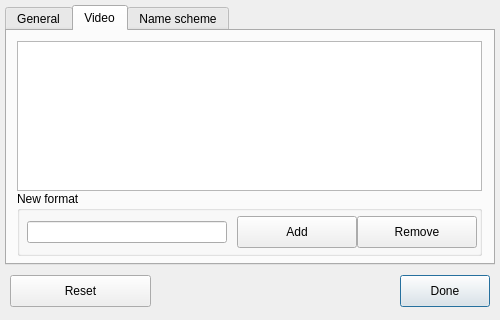
<?xml version="1.0" encoding="UTF-8"?>
<ui version="4.0">
 <class>SettingsWindow</class>
 <widget class="QWidget" name="SettingsWindow">
  <property name="geometry">
   <rect>
    <x>0</x>
    <y>0</y>
    <width>500</width>
    <height>320</height>
   </rect>
  </property>
  <property name="minimumSize">
   <size>
    <width>500</width>
    <height>320</height>
   </size>
  </property>
  <property name="maximumSize">
   <size>
    <width>500</width>
    <height>320</height>
   </size>
  </property>
  <property name="windowTitle">
   <string>Settings</string>
  </property>
  <widget class="QTabWidget" name="tabWidget">
   <property name="enabled">
    <bool>true</bool>
   </property>
   <property name="geometry">
    <rect>
     <x>5</x>
     <y>5</y>
     <width>490</width>
     <height>260</height>
    </rect>
   </property>
   <property name="tabPosition">
    <enum>QTabWidget::North</enum>
   </property>
   <property name="tabShape">
    <enum>QTabWidget::Rounded</enum>
   </property>
   <property name="currentIndex">
    <number>1</number>
   </property>
   <property name="elideMode">
    <enum>Qt::ElideRight</enum>
   </property>
   <property name="movable">
    <bool>false</bool>
   </property>
   <property name="tabBarAutoHide">
    <bool>false</bool>
   </property>
   <widget class="QWidget" name="general">
    <attribute name="title">
     <string>General</string>
    </attribute>
    <widget class="QGroupBox" name="seriesDatabaseGroupBox">
     <property name="geometry">
      <rect>
       <x>10</x>
       <y>130</y>
       <width>465</width>
       <height>90</height>
      </rect>
     </property>
     <property name="title">
      <string>Series database</string>
     </property>
     <widget class="QRadioButton" name="tmdbRadioButton">
      <property name="enabled">
       <bool>true</bool>
      </property>
      <property name="geometry">
       <rect>
        <x>10</x>
        <y>30</y>
        <width>60</width>
        <height>20</height>
       </rect>
      </property>
      <property name="text">
       <string>TMDb</string>
      </property>
      <property name="checked">
       <bool>true</bool>
      </property>
     </widget>
     <widget class="QRadioButton" name="omdbRadioButton">
      <property name="enabled">
       <bool>true</bool>
      </property>
      <property name="geometry">
       <rect>
        <x>230</x>
        <y>30</y>
        <width>60</width>
        <height>20</height>
       </rect>
      </property>
      <property name="text">
       <string>OMDb</string>
      </property>
     </widget>
     <widget class="QLabel" name="recommendLabel">
      <property name="geometry">
       <rect>
        <x>70</x>
        <y>32</y>
        <width>101</width>
        <height>16</height>
       </rect>
      </property>
      <property name="font">
       <font>
        <pointsize>8</pointsize>
       </font>
      </property>
      <property name="text">
       <string>&lt;html&gt;&lt;head/&gt;&lt;body&gt;&lt;p&gt;&lt;span style=&quot; color:#353535;&quot;&gt;(recommended)&lt;/span&gt;&lt;/p&gt;&lt;/body&gt;&lt;/html&gt;</string>
      </property>
     </widget>
    </widget>
    <widget class="QGroupBox" name="saveOnExitGroupBox">
     <property name="geometry">
      <rect>
       <x>315</x>
       <y>0</y>
       <width>160</width>
       <height>130</height>
      </rect>
     </property>
     <property name="title">
      <string>Save on exit</string>
     </property>
     <widget class="QCheckBox" name="savePathCheckBox">
      <property name="geometry">
       <rect>
        <x>10</x>
        <y>25</y>
        <width>140</width>
        <height>20</height>
       </rect>
      </property>
      <property name="text">
       <string>Path</string>
      </property>
     </widget>
     <widget class="QCheckBox" name="saveSeriesCheckBox">
      <property name="geometry">
       <rect>
        <x>10</x>
        <y>50</y>
        <width>140</width>
        <height>20</height>
       </rect>
      </property>
      <property name="text">
       <string>Series</string>
      </property>
     </widget>
    </widget>
    <widget class="QGroupBox" name="interfaceGroupBox">
     <property name="geometry">
      <rect>
       <x>10</x>
       <y>0</y>
       <width>290</width>
       <height>130</height>
      </rect>
     </property>
     <property name="title">
      <string>Interface</string>
     </property>
     <widget class="QCheckBox" name="showSeriesInformationCheckBox">
      <property name="enabled">
       <bool>false</bool>
      </property>
      <property name="geometry">
       <rect>
        <x>10</x>
        <y>95</y>
        <width>290</width>
        <height>20</height>
       </rect>
      </property>
      <property name="text">
       <string>Show series information</string>
      </property>
     </widget>
     <widget class="QComboBox" name="selectInterfaceLanguageComboBox">
      <property name="geometry">
       <rect>
        <x>10</x>
        <y>40</y>
        <width>170</width>
        <height>26</height>
       </rect>
      </property>
     </widget>
     <widget class="QLabel" name="languageLabel">
      <property name="geometry">
       <rect>
        <x>15</x>
        <y>25</y>
        <width>150</width>
        <height>16</height>
       </rect>
      </property>
      <property name="text">
       <string>Language</string>
      </property>
     </widget>
     <widget class="QCheckBox" name="darkThemeCheckBox">
      <property name="geometry">
       <rect>
        <x>10</x>
        <y>70</y>
        <width>290</width>
        <height>20</height>
       </rect>
      </property>
      <property name="text">
       <string>Dark theme (requires restart)</string>
      </property>
     </widget>
    </widget>
   </widget>
   <widget class="QWidget" name="video">
    <attribute name="title">
     <string>Video</string>
    </attribute>
    <widget class="QListWidget" name="fileTypeListWidget">
     <property name="geometry">
      <rect>
       <x>10</x>
       <y>10</y>
       <width>465</width>
       <height>150</height>
      </rect>
     </property>
     <property name="font">
      <font>
       <pointsize>14</pointsize>
      </font>
     </property>
     <property name="movement">
      <enum>QListView::Static</enum>
     </property>
     <property name="flow">
      <enum>QListView::TopToBottom</enum>
     </property>
     <property name="isWrapping" stdset="0">
      <bool>true</bool>
     </property>
     <property name="resizeMode">
      <enum>QListView::Fixed</enum>
     </property>
     <property name="layoutMode">
      <enum>QListView::Batched</enum>
     </property>
     <property name="spacing">
      <number>10</number>
     </property>
     <property name="gridSize">
      <size>
       <width>90</width>
       <height>18</height>
      </size>
     </property>
     <property name="viewMode">
      <enum>QListView::IconMode</enum>
     </property>
     <property name="modelColumn">
      <number>0</number>
     </property>
     <property name="uniformItemSizes">
      <bool>false</bool>
     </property>
     <property name="wordWrap">
      <bool>false</bool>
     </property>
    </widget>
    <widget class="QGroupBox" name="videoGroupBox">
     <property name="geometry">
      <rect>
       <x>10</x>
       <y>160</y>
       <width>465</width>
       <height>65</height>
      </rect>
     </property>
     <property name="title">
      <string>New format</string>
     </property>
     <widget class="QLineEdit" name="newFileTypeLineEdit">
      <property name="geometry">
       <rect>
        <x>10</x>
        <y>30</y>
        <width>200</width>
        <height>22</height>
       </rect>
      </property>
     </widget>
     <widget class="QPushButton" name="newFileTypeAddButton">
      <property name="enabled">
       <bool>true</bool>
      </property>
      <property name="geometry">
       <rect>
        <x>220</x>
        <y>25</y>
        <width>120</width>
        <height>32</height>
       </rect>
      </property>
      <property name="text">
       <string>Add</string>
      </property>
     </widget>
     <widget class="QPushButton" name="fileTypeRemoveButton">
      <property name="enabled">
       <bool>true</bool>
      </property>
      <property name="geometry">
       <rect>
        <x>340</x>
        <y>25</y>
        <width>120</width>
        <height>32</height>
       </rect>
      </property>
      <property name="text">
       <string>Remove</string>
      </property>
     </widget>
    </widget>
   </widget>
   <widget class="QWidget" name="nameScheme">
    <attribute name="title">
     <string>Name scheme</string>
    </attribute>
    <widget class="QGroupBox" name="newNameSchemeGroupBox">
     <property name="geometry">
      <rect>
       <x>10</x>
       <y>160</y>
       <width>465</width>
       <height>65</height>
      </rect>
     </property>
     <property name="title">
      <string>New name scheme</string>
     </property>
     <widget class="QLineEdit" name="newNameSchemeLineEdit">
      <property name="geometry">
       <rect>
        <x>10</x>
        <y>30</y>
        <width>200</width>
        <height>22</height>
       </rect>
      </property>
     </widget>
     <widget class="QPushButton" name="newNameSchemeAddButton">
      <property name="enabled">
       <bool>true</bool>
      </property>
      <property name="geometry">
       <rect>
        <x>220</x>
        <y>25</y>
        <width>120</width>
        <height>32</height>
       </rect>
      </property>
      <property name="text">
       <string>Add</string>
      </property>
     </widget>
     <widget class="QPushButton" name="nameSchemeRemoveButton">
      <property name="enabled">
       <bool>true</bool>
      </property>
      <property name="geometry">
       <rect>
        <x>340</x>
        <y>25</y>
        <width>120</width>
        <height>32</height>
       </rect>
      </property>
      <property name="text">
       <string>Remove</string>
      </property>
     </widget>
    </widget>
    <widget class="QListWidget" name="nameSchemeListWidget">
     <property name="geometry">
      <rect>
       <x>10</x>
       <y>10</y>
       <width>465</width>
       <height>150</height>
      </rect>
     </property>
     <property name="movement">
      <enum>QListView::Static</enum>
     </property>
     <property name="resizeMode">
      <enum>QListView::Fixed</enum>
     </property>
     <property name="layoutMode">
      <enum>QListView::SinglePass</enum>
     </property>
     <property name="viewMode">
      <enum>QListView::ListMode</enum>
     </property>
     <property name="currentRow">
      <number>-1</number>
     </property>
    </widget>
   </widget>
  </widget>
  <widget class="QPushButton" name="resetButton">
   <property name="geometry">
    <rect>
     <x>10</x>
     <y>275</y>
     <width>141</width>
     <height>32</height>
    </rect>
   </property>
   <property name="toolTip">
    <string>Use with caution. Resets the video formats, name schemes and all settings to default</string>
   </property>
   <property name="text">
    <string>Reset</string>
   </property>
  </widget>
  <widget class="QPushButton" name="doneButton">
   <property name="enabled">
    <bool>true</bool>
   </property>
   <property name="geometry">
    <rect>
     <x>400</x>
     <y>275</y>
     <width>90</width>
     <height>32</height>
    </rect>
   </property>
   <property name="font">
    <font>
     <weight>50</weight>
     <bold>false</bold>
    </font>
   </property>
   <property name="text">
    <string>Done</string>
   </property>
   <property name="autoDefault">
    <bool>true</bool>
   </property>
   <property name="default">
    <bool>true</bool>
   </property>
   <property name="flat">
    <bool>false</bool>
   </property>
  </widget>
 </widget>
 <resources/>
 <connections/>
</ui>
